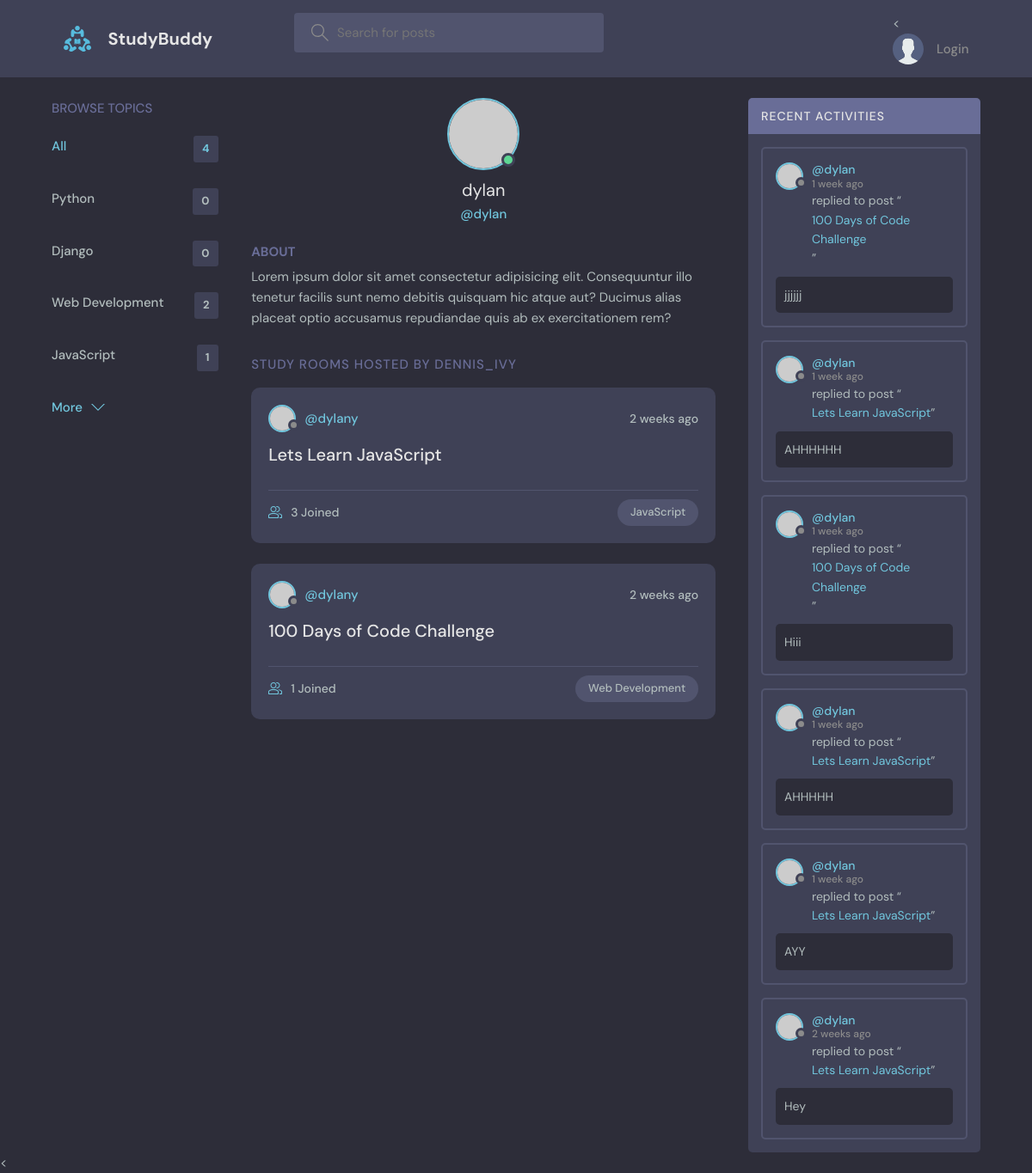
/profile/1/, run on an earlier commit of the app's database.
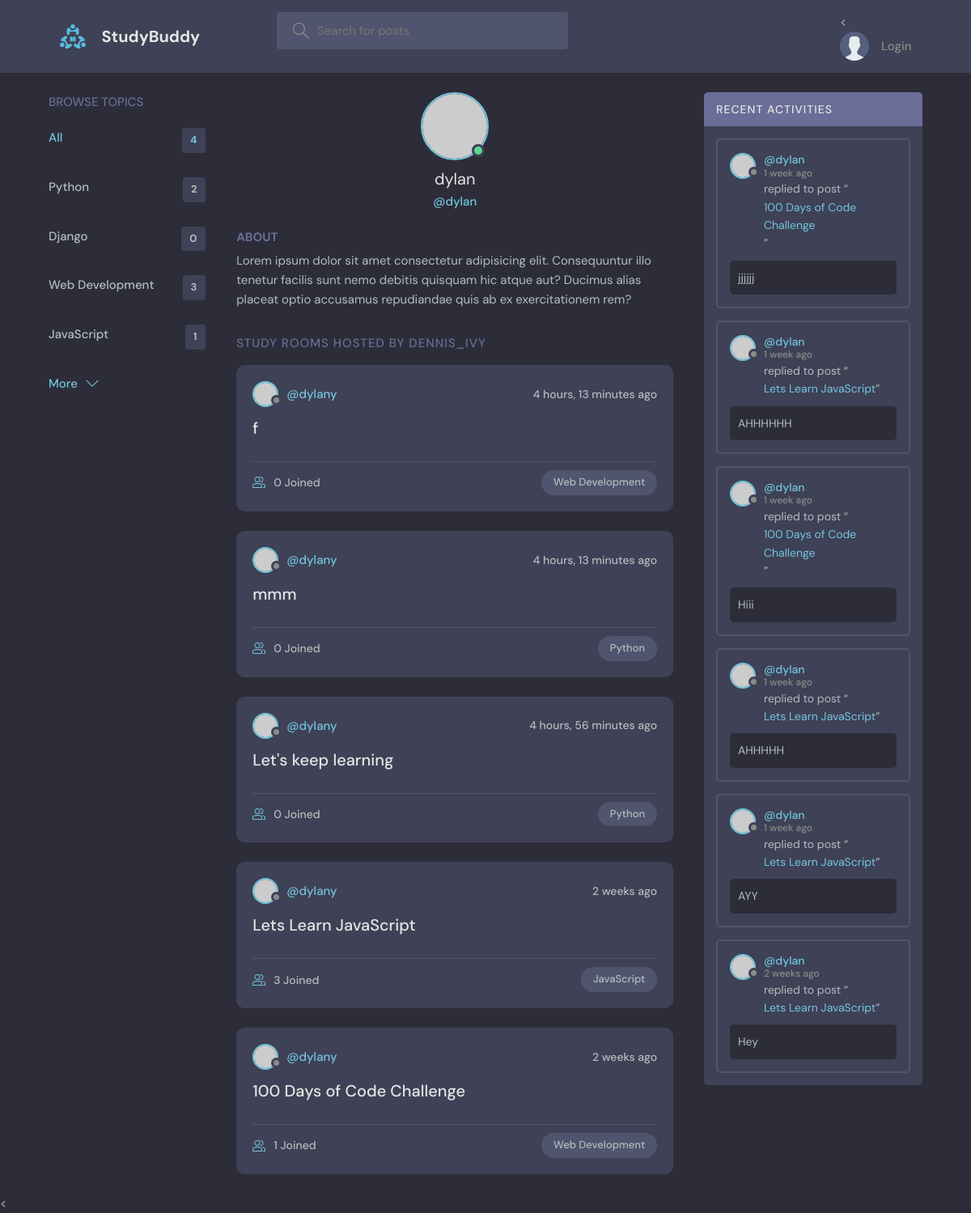
And on a later commit of the database.
### base/models.py (models this page shows, shortened)
class Topic(models.Model):
    name = models.CharField(max_length=200)

class Room(models.Model):
    host = models.ForeignKey(User, on_delete=models.SET_NULL, null=True)
    topic = models.ForeignKey(Topic, on_delete=models.SET_NULL, null=True)
    name = models.CharField(max_length=200)
    description = models.TextField(null=True, blank=True)
    participants = models.ManyToManyField(User, related_name='participants', blank=True)
    updated = models.DateTimeField(auto_now=True)
    created = models.DateTimeField(auto_now_add=True)
    class Meta:
        ordering = ['-updated', '-created']

class Message(models.Model):
    user = models.ForeignKey(User, on_delete=models.CASCADE)
    room = models.ForeignKey(Room, on_delete=models.CASCADE)
    body = models.TextField()
    updated = models.DateTimeField(auto_now=True)
    created = models.DateTimeField(auto_now_add=True)
    class Meta:
        ordering = ['-updated', '-created']

### base/views.py (the view)
# urls.py: path('profile/<str:pk>/', views.userProfile, name="user-profile"),
def userProfile(request, pk):
    user = User.objects.get(id=pk)
    rooms = user.room_set.all()
    room_message = user.message_set.all()
    topics = Topic.objects.all()
    context = {'user': user, 'rooms': rooms,
               'room_messages': room_message, 'topics': topics}
    return render(request, 'base/profile.html', context)

### base/templates/base/profile.html (shortened to what this page needs)
{% extends 'main.html' %}
{% block content %}
  <main class="profile-page layout layout--3">
    <div class="container">
      {% include 'base/topics_components.html' %}
      <div class="roomList">
        <div class="profile">
          <div class="profile__avatar">
            <div class="avatar avatar--large active">
              <img src="https://randomuser.me/api/portraits/men/11.jpg" />
            </div>
          </div>
          <div class="profile__info">
            <h3>{{user.username}}</h3>
            <p>@{{user.username}}</p>
          </div>
          <div class="profile__about">
            <h3>About</h3>
            <p>
              Lorem ipsum dolor sit amet consectetur adipisicing elit. Consequuntur illo tenetur
              facilis sunt nemo debitis quisquam hic atque aut? Ducimus alias placeat optio
              accusamus repudiandae quis ab ex exercitationem rem?
            </p>
          </div>
        </div>
        <div class="roomList__header">
          <div>
            <h2>Study Rooms Hosted by dennis_ivy</a>
            </h2>
          </div>
        </div>
        {% include 'base/feed_components.html' %}
      </div>
      {% include 'base/activity_component.html' %}
    </div>
  </main>
{% endblock content %}

### base/templates/base/topics_components.html
<div class="topics">
    <div class="topics__header">
      <h2>Browse Topics</h2>
    </div>
    <ul class="topics__list">
      <li>
        <a href="{%url 'home' %}" class="active">All <span>{{topics.count}}</span></a>
      </li>
      {% for topic in topics %}
      <li>
        <a href="{% url 'home' %}?q={{topic.name}}">{{topic.name}}<span>{{topic.room_set.all.count}}</span></a>
      </li>
      {% endfor %}
    </ul>
    <a class="btn btn--link" href="{% url 'topics' %}">
      More
      <svg version="1.1" xmlns="http://www.w3.org/2000/svg" width="32" height="32" viewBox="0 0 32 32">
        <title>chevron-down</title>
        <path d="M16 21l-13-13h-3l16 16 16-16h-3l-13 13z"></path>
      </svg>
    </a>
  </div>

### base/templates/base/feed_components.html (shortened to what this page needs)
{% for room in rooms %}
<div class="roomListRoom">
    <div class="roomListRoom__header">
      <a href="{% url 'user-profile' room.host.id %}" class="roomListRoom__author">
        <div class="avatar avatar--small">
          <img src="https://randomuser.me/api/portraits/women/11.jpg" />
        </div>
        <span>@{{room.host.username}}y</span>
      </a>
      <div class="roomListRoom__actions">
        <span>{{room.created|timesince}} ago</span>
      </div>
    </div>
    <div class="roomListRoom__content">
      <a href="{% url 'room' room.id %}">{{room.name}}</a>
    </div>
    <div class="roomListRoom__meta">
      <a href="{% url 'room' room.id %}" class="roomListRoom__joined">
        {{room.participants.all.count}} Joined
      </a>
      <p class="roomListRoom__topic">{{room.topic.name}}</p>
    </div>
  </div>
  {% endfor %}

### base/templates/base/activity_component.html (shortened to what this page needs)
<div class="activities">
    <div class="activities__header">
      <h2>Recent Activities</h2>
    </div>
    {% for message in room_messages %}
    <div class="activities__box">
      <div class="activities__boxHeader roomListRoom__header">
        <a href="{% url 'user-profile' message.user.id %}" class="roomListRoom__author">
          <div class="avatar avatar--small">
            <img src="https://randomuser.me/api/portraits/women/11.jpg" />
          </div>
          <p>
            @{{message.user}}
            <span>{{message.created|timesince}} ago</span>
          </p>
        </a>
      </div>
      <div class="activities__boxContent">
        <p>replied to post “<a href="{% url 'room' message.room.id %}">{{message.room.name}}</a>”</p>
        <div class="activities__boxRoomContent">
          {{message.body}}
        </div>
      </div>
    </div>
    {% endfor %}
  </div>

What changed in the data, as far as the page shows it:
computed for Topic "Python": room_set.all.count "0" → "2"
computed for Topic "Web Development": room_set.all.count "2" → "3"
added Room: host.username "dylan", created "4 hours, 13 minutes", name "f", participants.all.count "0", topic.name "Web Development"
added Room: host.username "dylan", created "4 hours, 13 minutes", name "mmm", participants.all.count "0", topic.name "Python"
added Room: host.username "dylan", created "4 hours, 56 minutes", name "Let's keep learning", participants.all.count "0", topic.name "Python"
